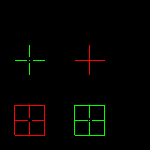

The script that drew this image:
#!/usr/bin/env python

# Create four 2D cursors with different configurations using vtkCursor2D.

# Factory overrides
import vtkmodules.vtkInteractionStyle  # noqa: F401
import vtkmodules.vtkRenderingOpenGL2  # noqa: F401

from vtkmodules.vtkFiltersGeneral import vtkCursor2D
from vtkmodules.vtkRenderingCore import (
    vtkActor2D,
    vtkPolyDataMapper2D,
    vtkRenderWindow,
    vtkRenderWindowInteractor,
    vtkRenderer,
)

# Cursor 1: axes + outline
cursor = vtkCursor2D()
cursor.SetModelBounds(15, 45, 15, 45, 0, 0)
cursor.SetFocalPoint(30, 30, 0)
cursor.AllOff()
cursor.AxesOn()
cursor.OutlineOn()

cursor_mapper = vtkPolyDataMapper2D()
cursor_mapper.SetInputConnection(cursor.GetOutputPort())

cursor_actor = vtkActor2D()
cursor_actor.SetMapper(cursor_mapper)
cursor_actor.GetProperty().SetColor(1, 0, 0)

# Cursor 2: axes + outline + point
cursor_2 = vtkCursor2D()
cursor_2.SetModelBounds(75, 105, 15, 45, 0, 0)
cursor_2.SetFocalPoint(90, 30, 0)
cursor_2.AllOff()
cursor_2.AxesOn()
cursor_2.OutlineOn()
cursor_2.PointOn()

cursor_2_mapper = vtkPolyDataMapper2D()
cursor_2_mapper.SetInputConnection(cursor_2.GetOutputPort())

cursor_2_actor = vtkActor2D()
cursor_2_actor.SetMapper(cursor_2_mapper)
cursor_2_actor.GetProperty().SetColor(0, 1, 0)

# Cursor 3: axes + point with radius, no outline
cursor_3 = vtkCursor2D()
cursor_3.SetModelBounds(15, 45, 75, 105, 0, 0)
cursor_3.SetFocalPoint(30, 90, 0)
cursor_3.AllOff()
cursor_3.AxesOn()
cursor_3.OutlineOff()
cursor_3.PointOn()
cursor_3.SetRadius(3)

cursor_3_mapper = vtkPolyDataMapper2D()
cursor_3_mapper.SetInputConnection(cursor_3.GetOutputPort())

cursor_3_actor = vtkActor2D()
cursor_3_actor.SetMapper(cursor_3_mapper)
cursor_3_actor.GetProperty().SetColor(0, 1, 0)

# Cursor 4: axes only with zero radius
cursor_4 = vtkCursor2D()
cursor_4.SetModelBounds(75, 105, 75, 105, 0, 0)
cursor_4.SetFocalPoint(90, 90, 0)
cursor_4.AllOff()
cursor_4.AxesOn()
cursor_4.SetRadius(0.0)

cursor_4_mapper = vtkPolyDataMapper2D()
cursor_4_mapper.SetInputConnection(cursor_4.GetOutputPort())

cursor_4_actor = vtkActor2D()
cursor_4_actor.SetMapper(cursor_4_mapper)
cursor_4_actor.GetProperty().SetColor(1, 0, 0)

# Renderer
renderer = vtkRenderer()
renderer.AddActor(cursor_actor)
renderer.AddActor(cursor_2_actor)
renderer.AddActor(cursor_3_actor)
renderer.AddActor(cursor_4_actor)
renderer.SetBackground(0, 0, 0)

# Window
render_window = vtkRenderWindow()
render_window.AddRenderer(renderer)
render_window.SetSize(150, 150)
render_window.SetMultiSamples(0)
render_window.SetWindowName("cursor2d")

# Interactor
interactor = vtkRenderWindowInteractor()
interactor.SetRenderWindow(render_window)

interactor.Initialize()
interactor.Start()
